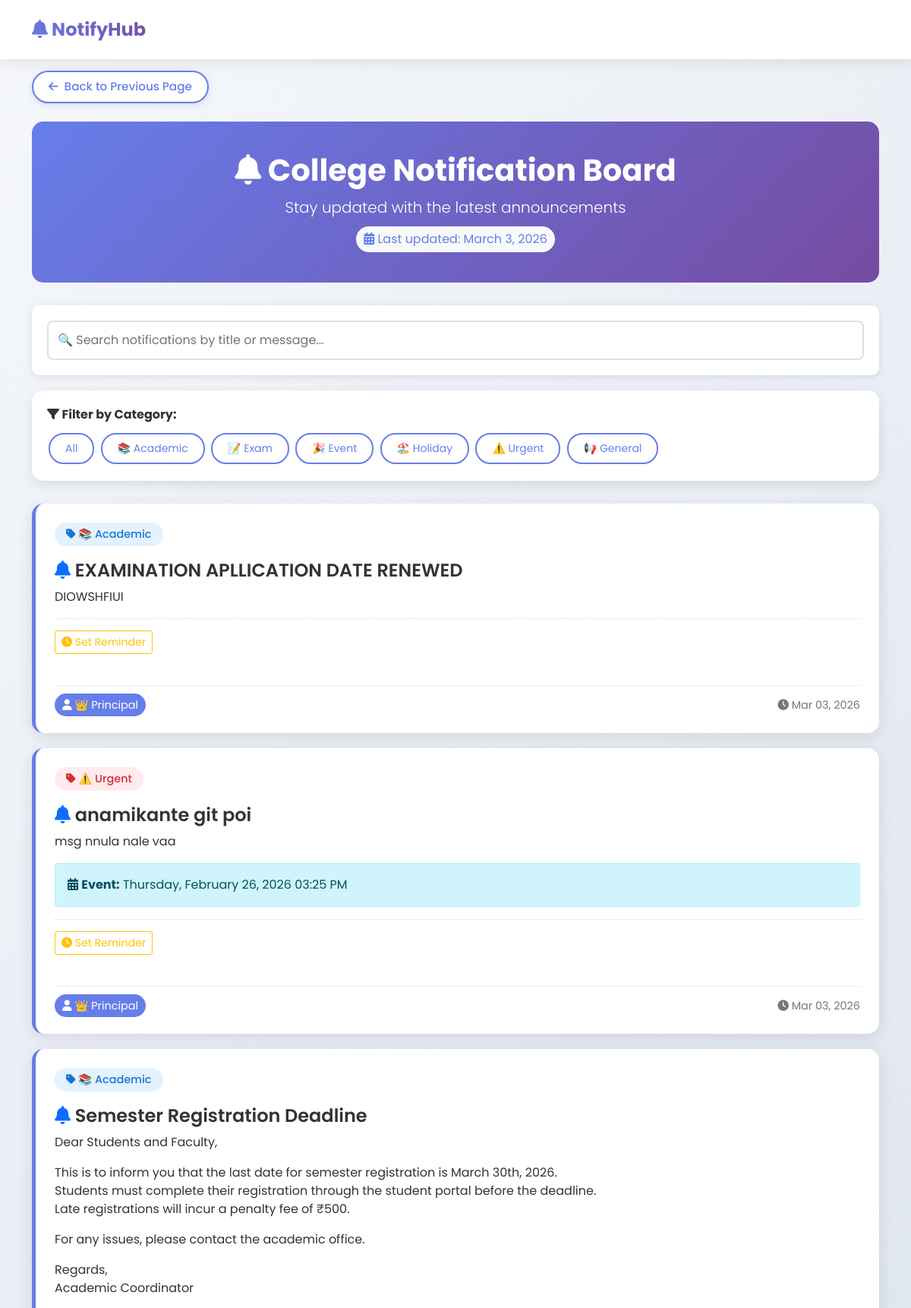
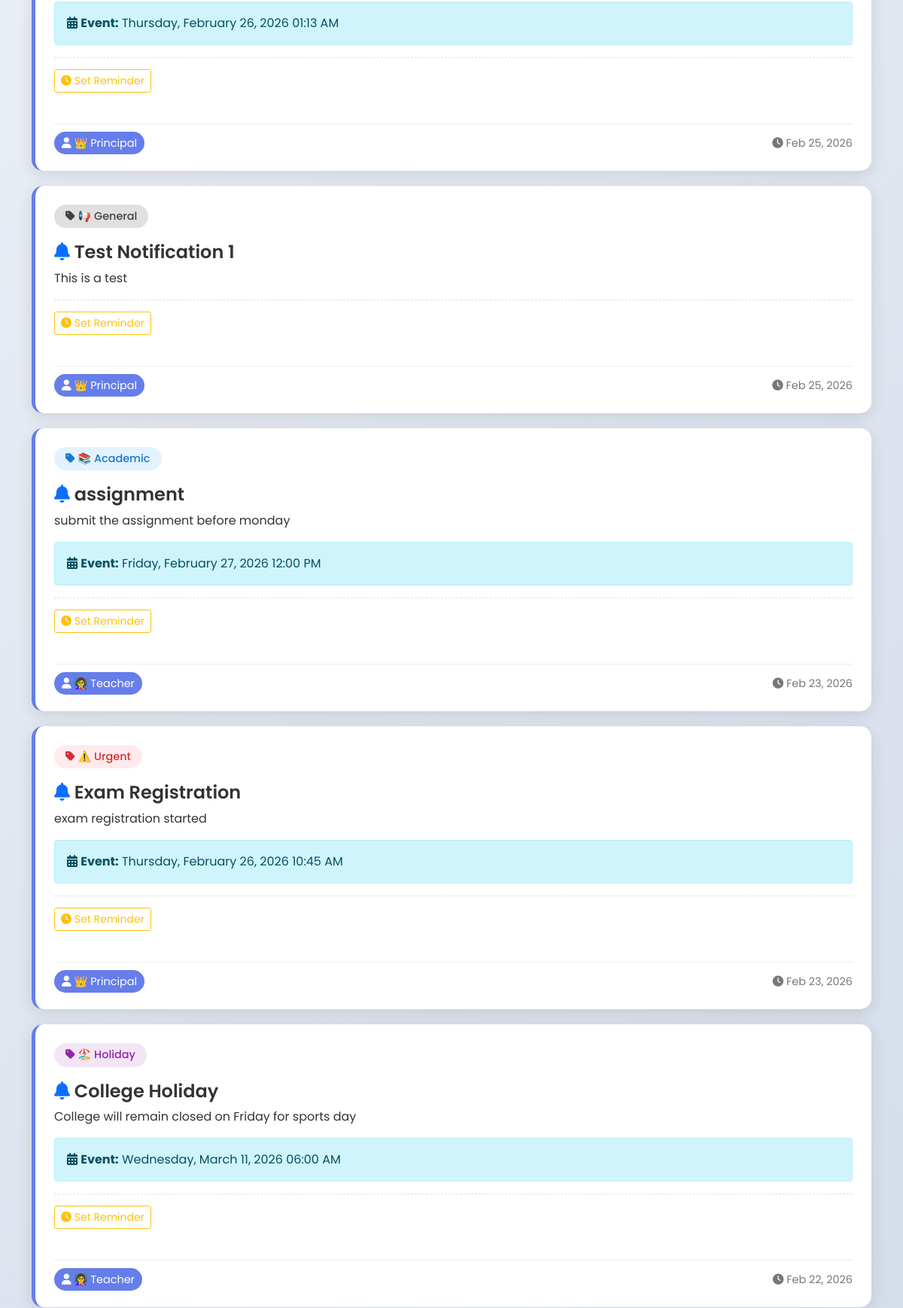
The app's page /notifications/student/ (upper part) with its own data (2 pictures, top to bottom).
### notifications/models.py (models this page shows, shortened)
class Notification(models.Model):
    CATEGORY_CHOICES = (
        ('academic', '📚 Academic'),
        ('exam', '📝 Examination'),
        ('event', '🎉 Event'),
        ('holiday', '🏖️ Holiday'),
        ('urgent', '⚠️ Urgent'),
        ('general', '📢 General'),
    )
    title = models.CharField(max_length=200)
    message = models.TextField()
    sender = models.ForeignKey(
        settings.AUTH_USER_MODEL,
        on_delete=models.CASCADE,
        related_name='sent_notifications'
    )
    is_draft = models.BooleanField(default=False)
    event_date = models.DateTimeField(null=True, blank=True)
    created_at = models.DateTimeField(auto_now_add=True)
    updated_at = models.DateTimeField(auto_now=True)
    category = models.CharField(
        max_length=20,
        choices=CATEGORY_CHOICES,
        default='general'
    )
    send_to_students = models.BooleanField(default=True)
    send_to_teachers = models.BooleanField(default=False)
    send_to_staff = models.BooleanField(default=False)
    class Meta:
        ordering = ['-created_at']

### accounts/models.py (models this page shows, shortened)
class User(AbstractUser):
    ROLE_CHOICES = (
        ('principal', '👑 Principal'),
        ('teacher', '👩‍🏫 Teacher'),
        ('staff', '🧑‍💼 Non-Teaching Staff'),
        ('student', '👨‍🎓 Student'),
    )
    role = models.CharField(max_length=20, choices=ROLE_CHOICES, default='student')

### notifications/views.py (the view)
# urls.py: path('student/', views.student_notifications, name='student_notifications'),
def student_notifications(request):
    notifications = Notification.objects.filter(
        is_draft=False,
        send_to_students=True
    ).order_by('-created_at')
    return render(request, 'notifications/student_view.html', {
        'notifications': notifications
    })

### templates/notifications/student_view.html (shortened to what this page needs)
{% extends 'base.html' %}
{% block content %}
<div class="student-header">
    <h1><i class="fas fa-bell"></i> College Notification Board</h1>
    <p class="lead mb-0">Stay updated with the latest announcements</p>
    <div class="date-badge">
        <i class="fas fa-calendar-alt"></i> Last updated: {% now "F j, Y" %}
    </div>
</div>
<div class="search-box">
    <input type="text" id="searchInput" placeholder="🔍 Search notifications by title or message..." class="form-control">
</div>
<div class="filter-section">
    <div style="margin-bottom: 10px; font-weight: bold;">
        <i class="fas fa-filter"></i> Filter by Category:
    </div>
    <div>
        <button class="btn btn-sm btn-outline-primary" onclick="filterByCategory('all', this)">All</button>
        <button class="btn btn-sm btn-outline-primary" onclick="filterByCategory('academic', this)">📚 Academic</button>
        <button class="btn btn-sm btn-outline-primary" onclick="filterByCategory('exam', this)">📝 Exam</button>
        <button class="btn btn-sm btn-outline-primary" onclick="filterByCategory('event', this)">🎉 Event</button>
        <button class="btn btn-sm btn-outline-primary" onclick="filterByCategory('holiday', this)">🏖️ Holiday</button>
        <button class="btn btn-sm btn-outline-primary" onclick="filterByCategory('urgent', this)">⚠️ Urgent</button>
        <button class="btn btn-sm btn-outline-primary" onclick="filterByCategory('general', this)">📢 General</button>
    </div>
</div>
<div class="row" id="notificationsContainer">
    {% for notification in notifications %}
    <div class="col-12 notification-item"
         data-title="{{ notification.title|lower }}"
         data-message="{{ notification.message|lower }}"
         data-category="{{ notification.category }}">
        <div class="notification-card" id="notification-{{ notification.id }}">
            <div class="mb-2">
                <span class="category-badge category-{{ notification.category }}">
                    <i class="fas fa-tag"></i> {{ notification.get_category_display }}
                </span>
            </div>
            <h2 class="notification-title">
                <i class="fas fa-bell text-primary"></i> {{ notification.title }}
            </h2>
            <div class="notification-message">
                {{ notification.message|linebreaks }}
            </div>
            {% if notification.event_date %}
            <div class="alert alert-info">
                <i class="fas fa-calendar-alt"></i>
                <strong>Event:</strong> {{ notification.event_date|date:"l, F j, Y h:i A" }}
            </div>
            {% endif %}
            <div class="reminder-section">
                <button class="btn btn-sm btn-outline-warning" onclick="showReminderForm({{ notification.id }})">
                    <i class="fas fa-clock"></i> Set Reminder
                </button>
                <div id="reminder-status-{{ notification.id }}" class="reminder-status"></div>
            </div>
            <div class="notification-meta">
                <div>
                    <span class="badge-sender">
                        <i class="fas fa-user"></i> {{ notification.sender.get_role_display }}
                    </span>
                </div>
                <div>
                    <i class="fas fa-clock"></i> {{ notification.created_at|date:"M d, Y" }}
                </div>
            </div>
        </div>
    </div>
    {% endfor %}
</div>
{% endblock %}

### templates/base.html (style rules this page uses)
* { margin: 0; padding: 0; box-sizing: border-box; }
body { font-family: 'Poppins', sans-serif; background: linear-gradient(135deg, #f5f7fa 0%, #c3cfe2 100%); min-height: 100vh; color: #333; }

### templates/notifications/student_view.html (style rules this page uses)
.category-badge { display: inline-block; padding: 5px 15px; border-radius: 20px; font-size: 0.9em; font-weight: 500; margin-bottom: 10px; }
.category-academic { background: #e3f2fd; color: #1976d2; }
.category-holiday { background: #f3e5f5; color: #8e24aa; }
.category-urgent { background: #ffebee; color: #d32f2f; animation: pulse 2s infinite; }
.category-general { background: #e0e0e0; color: #424242; }
.student-header { background: linear-gradient(135deg, #667eea 0%, #764ba2 100%); color: white; padding: 40px; border-radius: 15px; margin-bottom: 30px; text-align: center; }
.student-header h1 { font-size: 2.5rem; font-weight: 700; margin-bottom: 10px; }
.filter-section { background: white; border-radius: 15px; padding: 20px; margin-bottom: 30px; box-shadow: 0 5px 15px rgba(0,0,0,0.1); }
.btn-outline-primary { border-radius: 20px !important; padding: 8px 20px; margin: 2px; border: 2px solid #667eea; color: #667eea; }
.notification-card { background: white; border-radius: 15px; padding: 25px; margin-bottom: 20px; box-shadow: 0 5px 20px rgba(0,0,0,0.1); border-left: 5px solid #667eea; }
.notification-title { color: #333; font-size: 1.5em; font-weight: 600; }
.notification-meta { display: flex; justify-content: space-between; color: #777; font-size: 0.9em; border-top: 1px solid #eee; padding-top: 15px; margin-top: 15px; }
.badge-sender { background: #667eea; color: white; padding: 5px 10px; border-radius: 20px; }
.search-box { background: white; border-radius: 10px; padding: 20px; margin-bottom: 20px; box-shadow: 0 2px 10px rgba(0,0,0,0.1); }
.search-box input { width: 100%; padding: 12px; border: 2px solid #e0e0e0; border-radius: 8px; }
.reminder-section { border-top: 1px dashed #dee2e6; padding-top: 15px; margin-top: 15px; }
.reminder-status { margin-top: 10px; padding: 8px; border-radius: 5px; }
.date-badge { background: #f8f9fa; padding: 5px 10px; border-radius: 20px; color: #667eea; display: inline-block; margin-top: 10px; }

### records on screen
Notification: category "📚 Academic", title "EXAMINATION APLLICATION DATE RENEWED", message "DIOWSHFIUI", sender.role "👑 Principal", created_at "Mar 03, 2026"
Notification: category "⚠️ Urgent", title "anamikante git poi", message "msg nnula nale vaa", event_date "Thursday, February 26, 2026 03:25 PM", sender.role "👑 Principal", created_at "Mar 03, 2026"
Notification: category "📚 Academic", title "Semester Registration Deadline", message "Dear Students and Faculty, This is to inform you that the last date for semester registration is March 30th, 2026. Students must complete their registration through the student portal before the deadline. Late registrations will incur a penalty fee of ₹500. For any issues, please contact the academic office. Regards, Academic Coordinator", event_date "Thursday, February 26, 2026 01:13 AM", sender.role "👑 Principal", created_at "Feb 25, 2026"
Notification: category "📢 General", title "Test Notification 1", message "This is a test", sender.role "👑 Principal", created_at "Feb 25, 2026"
Notification: category "📚 Academic", title "assignment", message "submit the assignment before monday", event_date "Friday, February 27, 2026 12:00 PM", sender.role "👩‍🏫 Teacher", created_at "Feb 23, 2026"
Notification: category "⚠️ Urgent", title "Exam Registration", message "exam registration started", event_date "Thursday, February 26, 2026 10:45 AM", sender.role "👑 Principal", created_at "Feb 23, 2026"
Notification: category "🏖️ Holiday", title "College Holiday", message "College will remain closed on Friday for sports day", event_date "Wednesday, March 11, 2026 06:00 AM", sender.role "👩‍🏫 Teacher", created_at "Feb 22, 2026"
